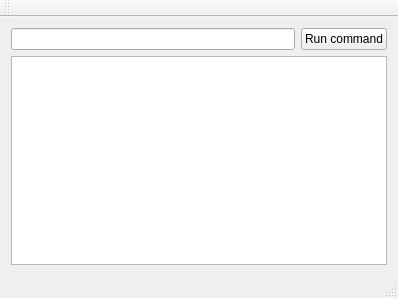
<?xml version="1.0" encoding="UTF-8"?>
<ui version="4.0">
 <class>MainWindow</class>
 <widget class="QMainWindow" name="MainWindow">
  <property name="geometry">
   <rect>
    <x>0</x>
    <y>0</y>
    <width>398</width>
    <height>298</height>
   </rect>
  </property>
  <property name="windowTitle">
   <string>MainWindow</string>
  </property>
  <widget class="QWidget" name="centralWidget">
   <layout class="QVBoxLayout" name="verticalLayout">
    <item>
     <layout class="QHBoxLayout" name="horizontalLayout">
      <item>
       <widget class="QLineEdit" name="cmdEdit"/>
      </item>
      <item>
       <widget class="QPushButton" name="rubBtn">
        <property name="text">
         <string>Run command</string>
        </property>
       </widget>
      </item>
     </layout>
    </item>
    <item>
     <widget class="QTextEdit" name="out"/>
    </item>
   </layout>
  </widget>
  <widget class="QMenuBar" name="menuBar">
   <property name="geometry">
    <rect>
     <x>0</x>
     <y>0</y>
     <width>398</width>
     <height>21</height>
    </rect>
   </property>
  </widget>
  <widget class="QToolBar" name="mainToolBar">
   <attribute name="toolBarArea">
    <enum>TopToolBarArea</enum>
   </attribute>
   <attribute name="toolBarBreak">
    <bool>false</bool>
   </attribute>
  </widget>
  <widget class="QStatusBar" name="statusBar"/>
 </widget>
 <layoutdefault spacing="6" margin="11"/>
 <resources/>
 <connections/>
</ui>
